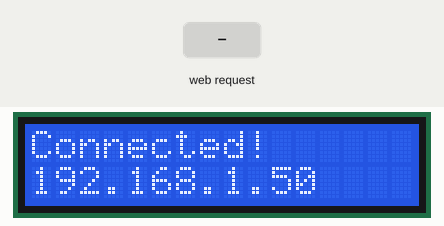
This sketch was run on a simulated ESP8266 (NodeMCU). On the bench: 16×2 character LCD. Inputs (shaded band) come from the test bench. WiFi joins after 1.5 s; servers stay silent unless stated.

Above: at 2.8 s.
2.9 s: HTTP request GET /set?line1=1 received
At 4.1 s:
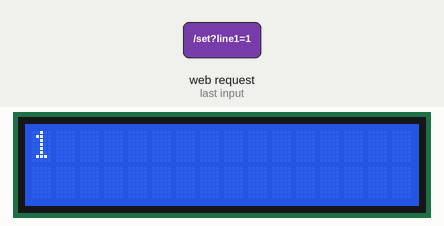
4.4 s: HTTP request GET /set received
At 5.4 s:
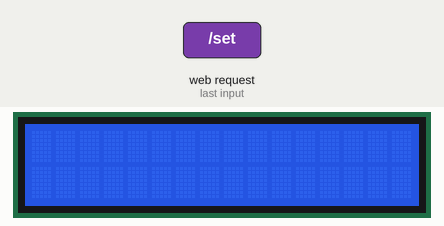
Timing chart, 0 to 7.4 s (numbered marks = the images above; inputs shaded):
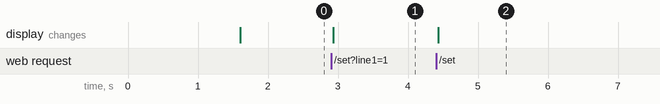

Measured:
- after the input at 2.9 s, the display: changes at once (image 1)
- after the input at 4.4 s, the display: changes at once (image 2)

The sketch:

songsync_esp8266.ino
```cpp
#include <ESP8266WiFi.h>
#include <ESP8266WebServer.h>
#include <Wire.h>
#include <LiquidCrystal_I2C.h>

// WiFi credentials
const char* ssid = "WIFI_SSID";
const char* password = "WIFI_PASSWORD";

String lastLine1 = "";
String lastLine2 = "";

// LCD (change 0x27 to 0x3F if needed)
LiquidCrystal_I2C lcd(0x27, 16, 2);

// Web server
ESP8266WebServer server(80);

// Handle requests
void handleSet()
{
  String line1 = server.arg("line1");
  String line2 = server.arg("line2");

  if(line1 == lastLine1 && line2 == lastLine2)
  {
    server.send(200, "text/plain", "No Change");
    return;
  }

  lcd.setCursor(0,0);

  String padded1 = line1;
  while(padded1.length() < 16)
    padded1 += " ";

  lcd.print(padded1);

  lcd.setCursor(0,1);

  String padded2 = line2;
  while(padded2.length() < 16)
    padded2 += " ";

  lcd.print(padded2);

  lastLine1 = line1;
  lastLine2 = line2;

  server.send(200, "text/plain", "Updated");
}

void setup()
{
  lcd.init();
  lcd.backlight();

  lcd.clear();
  lcd.print("Connecting...");

  WiFi.begin(ssid, password);

  while (WiFi.status() != WL_CONNECTED)
  {
    delay(500);
  }

  lcd.clear();
  lcd.setCursor(0, 0);
  lcd.print("Connected!");

  lcd.setCursor(0, 1);
  lcd.print(WiFi.localIP());

  server.on("/set", handleSet);

  server.on("/", []() {
    server.send(200, "text/plain",
      "ESP8266 LCD Server Running\n"
      "Use:\n"
      "/set?line1=Hello&line2=World");
  });

  server.begin();
}

void loop()
{
  server.handleClient();
}
```
